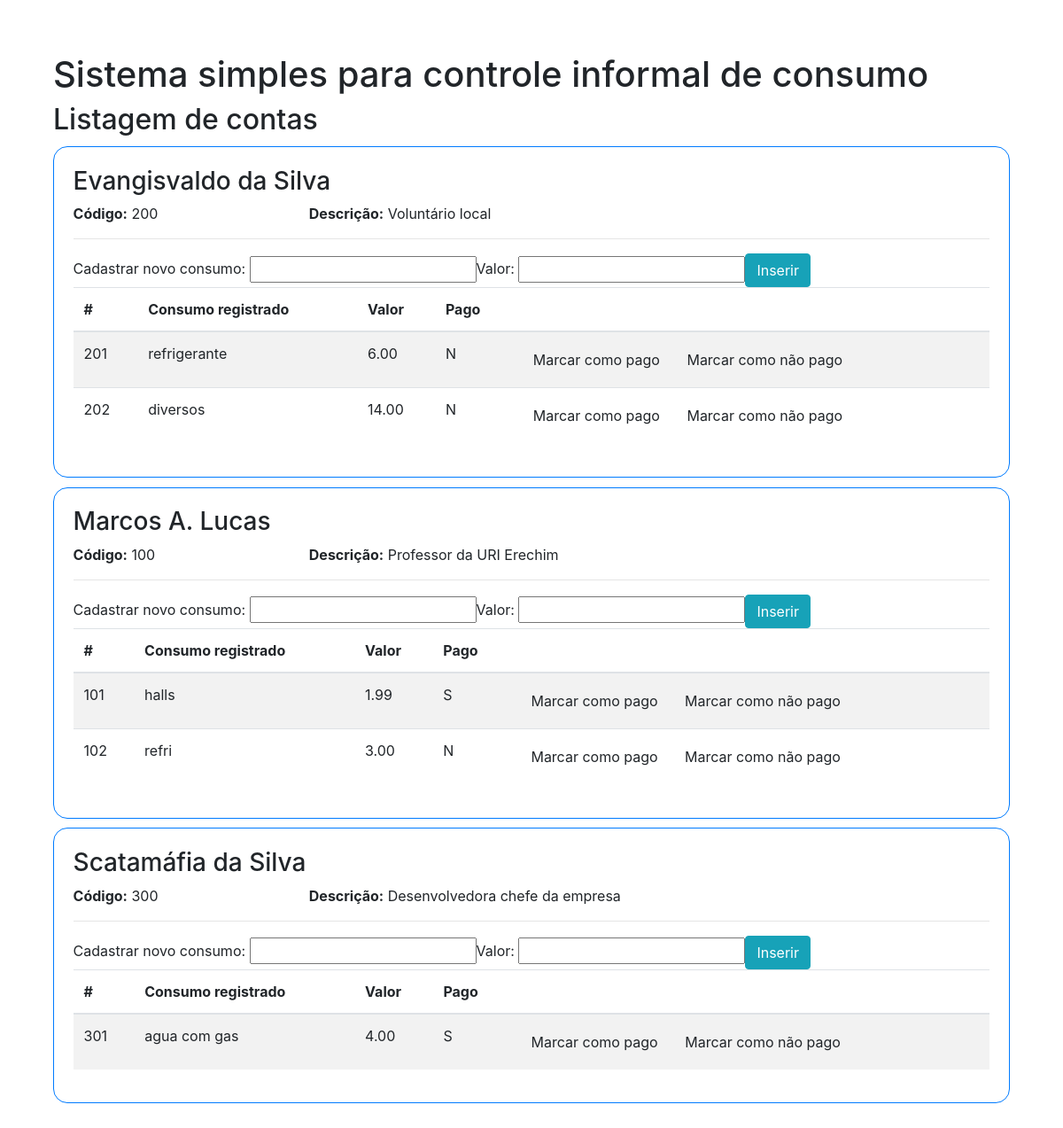
The app's page /listar.php with its own data.
### tables this page shows
CREATE TABLE IF NOT EXISTS `Pessoa` (
  `idPessoa` INT NOT NULL AUTO_INCREMENT,
  `nmPessoa` VARCHAR(127) NOT NULL,
  `dsPessoa` VARCHAR(255) NULL,
  PRIMARY KEY (`idPessoa`));

CREATE TABLE IF NOT EXISTS `Consumo` (
  `id` INT NOT NULL AUTO_INCREMENT,
  `descritivo` VARCHAR(255) NOT NULL,
  `valor` DECIMAL(10,2) NOT NULL,
  `pago` CHAR(1) NOT NULL,
  `idPessoa` INT NOT NULL,
  PRIMARY KEY (`id`));

### listar.php (the view, shortened to what this page needs)
<!doctype html>
<html lang="pt_BR">
 <head>
  <link rel="stylesheet" href="https://cdn.jsdelivr.net/npm/bootstrap@4.5.3/dist/css/bootstrap.min.css">
 </head>
 <body style=" padding: 5%; ">
  <h1>Sistema simples para controle informal de consumo</h1>
  <h2>Listagem de contas</h2>
<?php
  require 'conexao.php';
  $sql = "SELECT * FROM Pessoa ORDER BY nmPessoa";
  $qry = mysqli_query($link, $sql);
  while($Pessoa = mysqli_fetch_array($qry)) {
   ?>
   <div class="mx-auto border border-primary rounded-lg" style=" padding: 2%; margin: 1%; ">
    <h3><?php echo $Pessoa['nmPessoa']; ?></h3>
    <div class="row">
     <div class="col-sm-3">
      <strong>C&oacute;digo:</strong> <?php echo $Pessoa['idPessoa']; ?>
     </div>
     <div class="col-sm-9">
      <strong>Descri&ccedil;&atilde;o:</strong> <?php echo $Pessoa['dsPessoa']; ?>
     </div>
    </div>
    <hr />
    <table class="table table-striped">
     <thead>
      <th>#</th>
      <th>Consumo registrado</th>
      <th>Valor</th>
      <th>Pago</th>
      <th>&nbsp;</th>
     </thead>
     <tbody>
      <?php
       $idPessoa = $Pessoa['idPessoa'];
       $sql2 = "SELECT * FROM Consumo WHERE idPessoa = '$idPessoa'";
       $qry2 = mysqli_query($link, $sql2);
       while($Consumo = mysqli_fetch_array($qry2)) {
        ?>
	<tr>
         <td><?php echo $Consumo['id']; ?></td>
	 <td><?php echo $Consumo['descritivo']; ?></td>
         <td><?php echo $Consumo['valor']; ?></td>
         <td><?php echo $Consumo['pago']; ?></td>
	 <td><a class="btn btn-default" href="pago.php?id=<?php echo $Consumo['id']; ?>">Marcar como pago</a>
	 <a class="btn btn-default" href="naopago.php?id=<?php echo $Consumo['id']; ?>">Marcar como n&atilde;o pago</a></td>
        </tr>
        <?php
       }
      ?>
     </tbody>
     <tfoot>
       <form action="novoconsumo.php" method="GET">
         Cadastrar novo consumo: <input type="text" name="descritivo" /> Valor: <input type="text" name="valor" /> <input type="submit" class="btn btn-info" value="Inserir" />
       </form>
     </tfoot>
    </table>
   </div>
   <?php
  }
?>
 </body>
</html>

### listar.php (style rules this page uses)
.rounded-lg { border-radius: 1em !important; }

### records on screen
pessoa: nmPessoa "Evangisvaldo da Silva", idPessoa "200", dsPessoa "Voluntário local"
consumo: id "201", descritivo "refrigerante", valor "6.00", pago "N"
consumo: id "202", descritivo "diversos", valor "14.00", pago "N"
pessoa: nmPessoa "Marcos A. Lucas", idPessoa "100", dsPessoa "Professor da URI Erechim"
consumo: id "101", descritivo "halls", valor "1.99", pago "S"
consumo: id "102", descritivo "refri", valor "3.00", pago "N"
pessoa: nmPessoa "Scatamáfia da Silva", idPessoa "300", dsPessoa "Desenvolvedora chefe da empresa"
consumo: id "301", descritivo "agua com gas", valor "4.00", pago "S"
